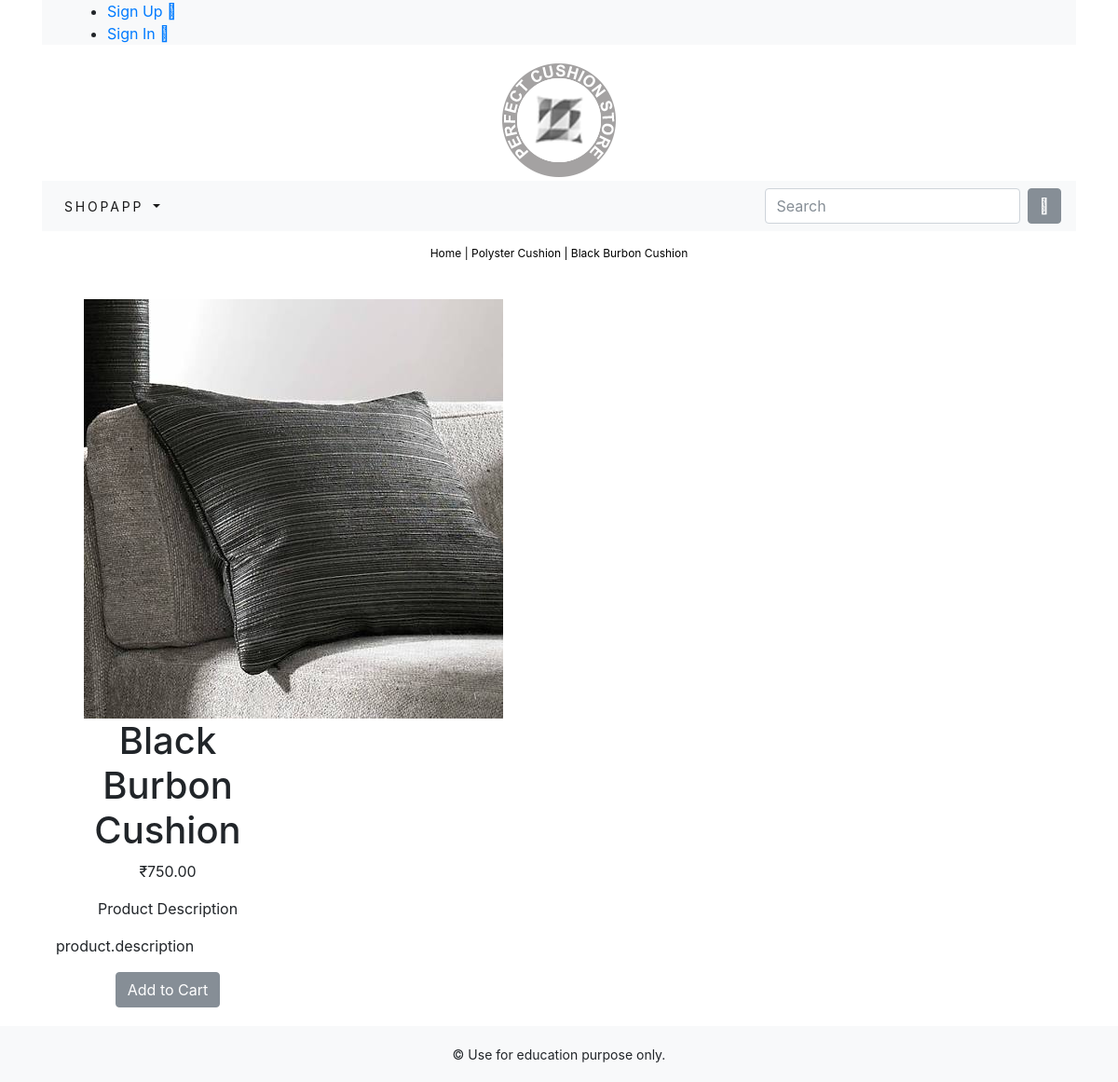
Page /shopapp/polyster-cushion/black-burbon-cushion/ on the committed database.
### shopapp/models.py (models this page shows, shortened)
class Product(models.Model):
    name = models.CharField(max_length=250, unique=True)
    slug = models.SlugField(max_length=250, unique=True)
    description = models.TextField(blank=True)
    category = models.ForeignKey(Category, on_delete=models.CASCADE)
    image = models.ImageField(upload_to='product', blank=True)
    price = models.DecimalField(max_digits=10, decimal_places=2)
    stock = models.IntegerField()
    available = models.BooleanField(default=True)
    created = models.DateTimeField(auto_now_add=True)
    updated = models.DateTimeField(auto_now=True)
    class Meta:
        ordering = ('name',)
        verbose_name = 'product'
        verbose_name_plural = 'products'

class Category(models.Model):
    name = models.CharField(max_length=250, unique=True)
    slug = models.SlugField(max_length=250, unique=True)
    description = models.TextField(blank=True)
    image = models.ImageField(upload_to='category', blank=True)
    class Meta:
        ordering = ('name',)
        verbose_name = 'category'
        verbose_name_plural = 'categories'
    def get_url(self):
         return reverse('shopapp:products_by_category', args=[self.slug])
    def __str__(self):
        return '{}'.format(self.name)

### shopapp/views.py (the view)
# urls.py: path('<slug:c_slug>/<slug:product_slug>/', views.ProdCatDetail, name='ProdCatDetail'),
def ProdCatDetail(request, c_slug, product_slug):
    try:
        product = Product.objects.get(category__slug=c_slug, slug=product_slug)
    except Exception as e:
        raise e
    return render(request,'shopapp/product.html', {'product':product})

### Cart/context_processors.py (called while the page is built)
def counter(request):
	item_count = 0
	if 'admin' in request.path:
		return {}
	else:
		try:
			cart = Cart.objects.filter(cart_id=_cart_id(request))
			cart_items = CartItem.objects.all().filter(cart=cart[:1])
			for cart_item in cart_items:
				item_count += cart_item.quantity
		except Cart.DoesNotExist:
			item_count = 0
	return dict(item_count = item_count)

### Cart/views.py (called while the page is built)
def _cart_id(request):
	cart = request.session.session_key
	if not cart:
		cart = request.session.create()
	return cart

### shopapp/context_processors.py (called while the page is built)
def menu_links(request):
    links = Category.objects.all()
    return dict(links=links)

### shopapp/templates/shopapp/product.html (shortened to what this page needs)
{% extends "base.html" %}
{% load staticfiles %}
{% block content %}
    <div class="row my_prod_row_class">
        <div class="mx-auto">
            <p><a href="{% url 'shopapp:allProdCat' %}">Home</a>
            | <a href="{{ product.category.get_url }}">{{product.category}}</a> | {{product.name}}</p>
        </div>
        <div class="container">
            <br>
            <div class="row">
                <div class="col-12 col-sm-12 col-md-12 col-lg-6 text-center">
                    <div style="min-width: 18rem;">
                        <img src="{{product.image.url}}" alt="{{product.name}}">
                        <div class="col-12 col-sm-12 col-md-12 col-lg-6">
                            <h1 class=my_prod_title">{{product.name}}</h1>
                            <p>&#8377;{{product.price}}</p>
                            <p class="my_title">Product Description</p>
                            <p class="text-justify my_prod_text">product.description</p>
                            {% if product.stock <= 0%}
                                <p class="text-justify my_prod_text"><b>Out of Stock</b></p>
                            {% else %}
                                <a class="btn btn-secondary" href="{% url 'Cart:add_cart' product.id %}" >Add to Cart</a>
						                {% endif %}
                        </div>
                    </div>
                </div>
            </div>
        </div>
    </div>
{% endblock %}

### static/css/custom.css (style rules this page uses)
body { font-family: 'Roboto', sans-serif; }
.my_prod_row_class { padding-top: 15px; padding-bottom: 20px; }
.my_prod_row_class .mx-auto p { color: #000; font-size: 12px; }
.my_prod_row_class .mx-auto p a { color: #000; font-size: 12px; text-decoration: none; }
.my_prod_text { padding-right: 20px; }

### rows in the picture
Product: category "Polyster Cushion", name "Black Burbon Cushion", image (picture), price "750.00"
